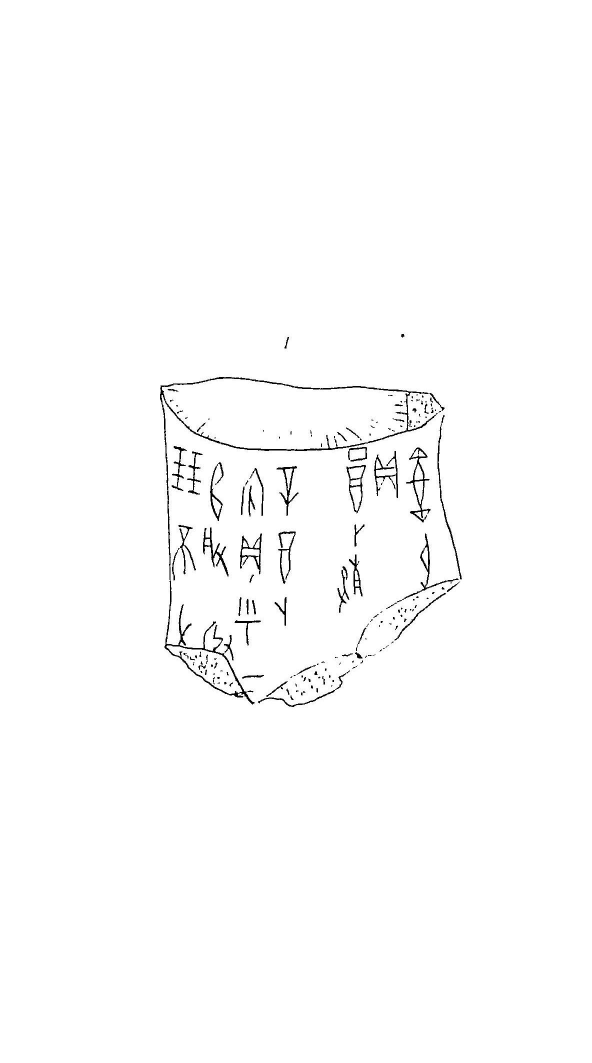
#> input picture datasets/moben/trainBB/m_金1.jpg, 1184 x 2125 px, given as the content of the folder datasets/moben/trainBBB, which was not available (shown at 1/2 size)
$ python aa.py
#> lines starting #> are read from the running program, lines starting #| are printed output that depends on the picture
from PIL import Image
import os

# 指定输入和输出文件夹
input_folder = "datasets/moben/trainBBB"  # 将 "input_folder" 替换为包含要裁剪的图片的文件夹的路径
output_folder = "datasets/moben/trainBB"  # 将 "output_folder" 替换为保存裁剪后图片的文件夹的路径

# 定义裁剪的边距（单位为像素）
left_margin = 100  # 左边距（根据需要进行调整）
right_margin = 100  # 右边距（根据需要进行调整）
top_margin = 100  # 上边距（根据需要进行调整）
bottom_margin = 100  # 下边距（根据需要进行调整）

# 创建输出文件夹（如果不存在）
if not os.path.exists(output_folder):
    os.makedirs(output_folder)

# 遍历输入文件夹中的所有图片文件
for filename in os.listdir(input_folder):
    if filename.endswith((".jpg", ".jpeg", ".png", ".bmp")):
        # 打开图片
        image = Image.open(os.path.join(input_folder, filename))
#> image is the input picture: PIL image 1184x2125 L; min 0, max 255, mean 252.2

        # 获取图片的宽度和高度
        width, height = image.size
#> width = 1184; height = 2125

        # 计算裁剪的边界框
        left = left_margin
        top = top_margin
        right = width - right_margin
#> right = 1084
        bottom = height - bottom_margin
#> bottom = 2025

        # 裁剪图片
        cropped_image = image.crop((left, top, right, bottom))
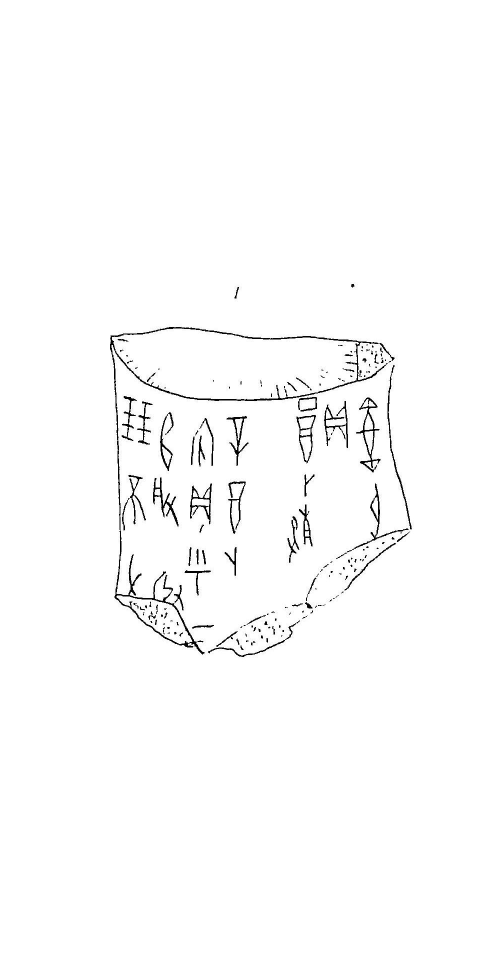
#> cropped_image: PIL image 984x1925 L (shown at 1/2 size); min 0, max 255, mean 251.3

        # 保存裁剪后的图片到输出文件夹
        cropped_image.save(os.path.join(output_folder, filename))

print("图片裁剪完成")

$ run again, on datasets/moben/trainBB/m_金24.jpg
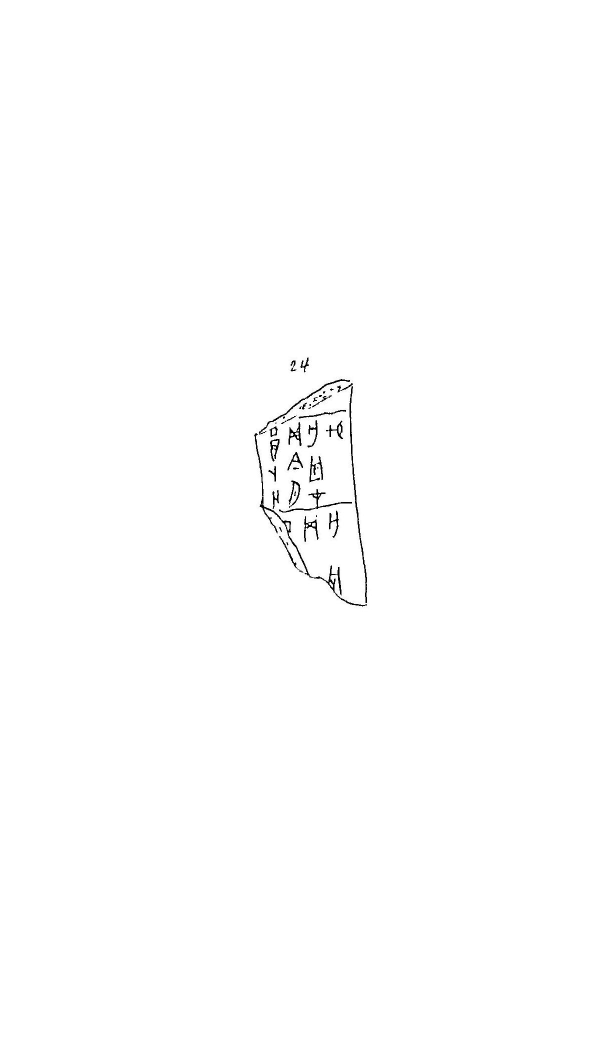
#> input picture datasets/moben/trainBB/m_金24.jpg, 1184 x 2125 px, given as the content of the folder datasets/moben/trainBBB, which was not available (shown at 1/2 size)
#> image is the input picture: PIL image 1184x2125 L; min 0, max 255, mean 254
#> `cropped_image = image.crop((left, top, right, bottom))`:
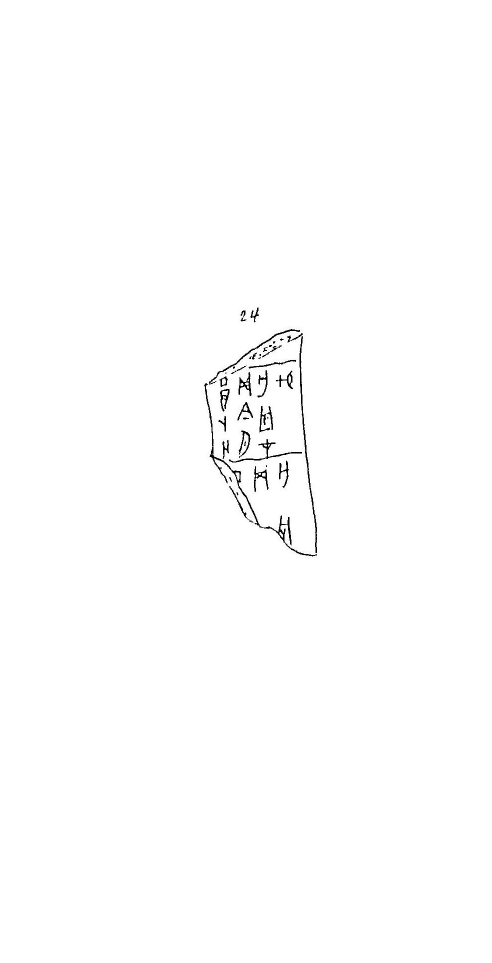
#> cropped_image: PIL image 984x1925 L (shown at 1/2 size); min 0, max 255, mean 253.6
